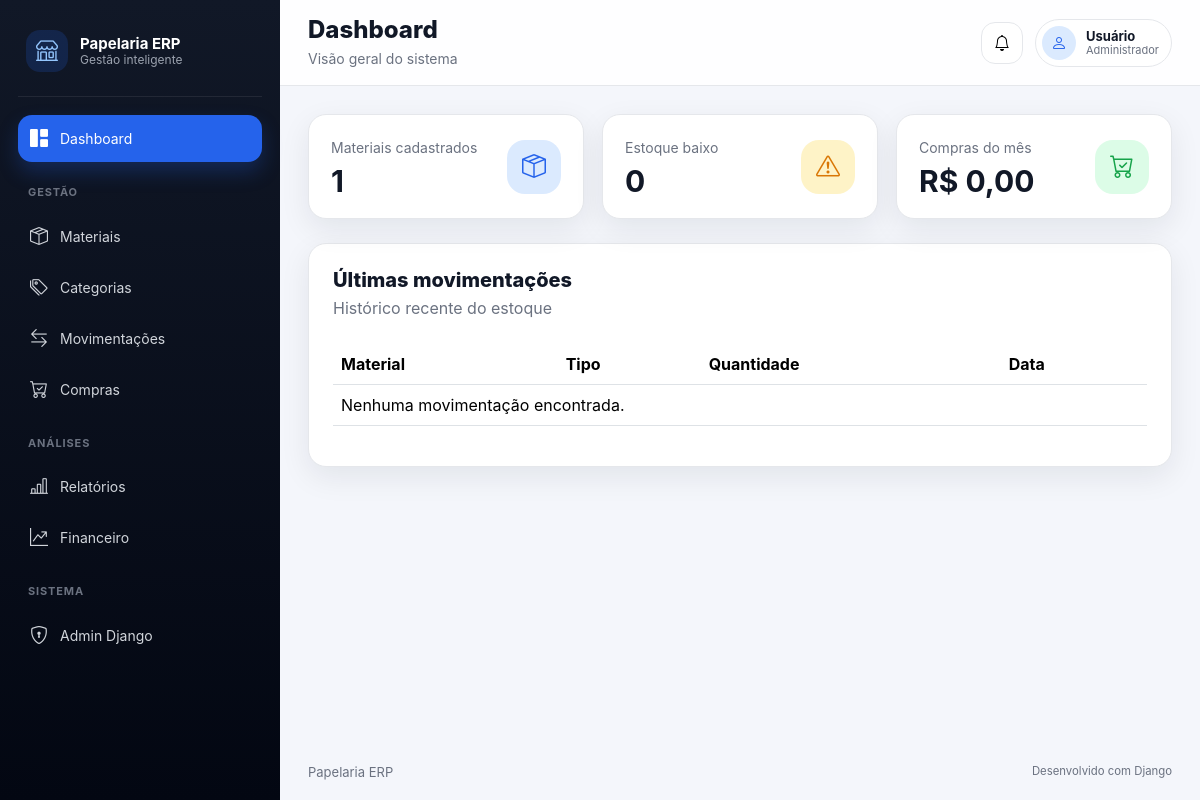
The app's page /, older data.
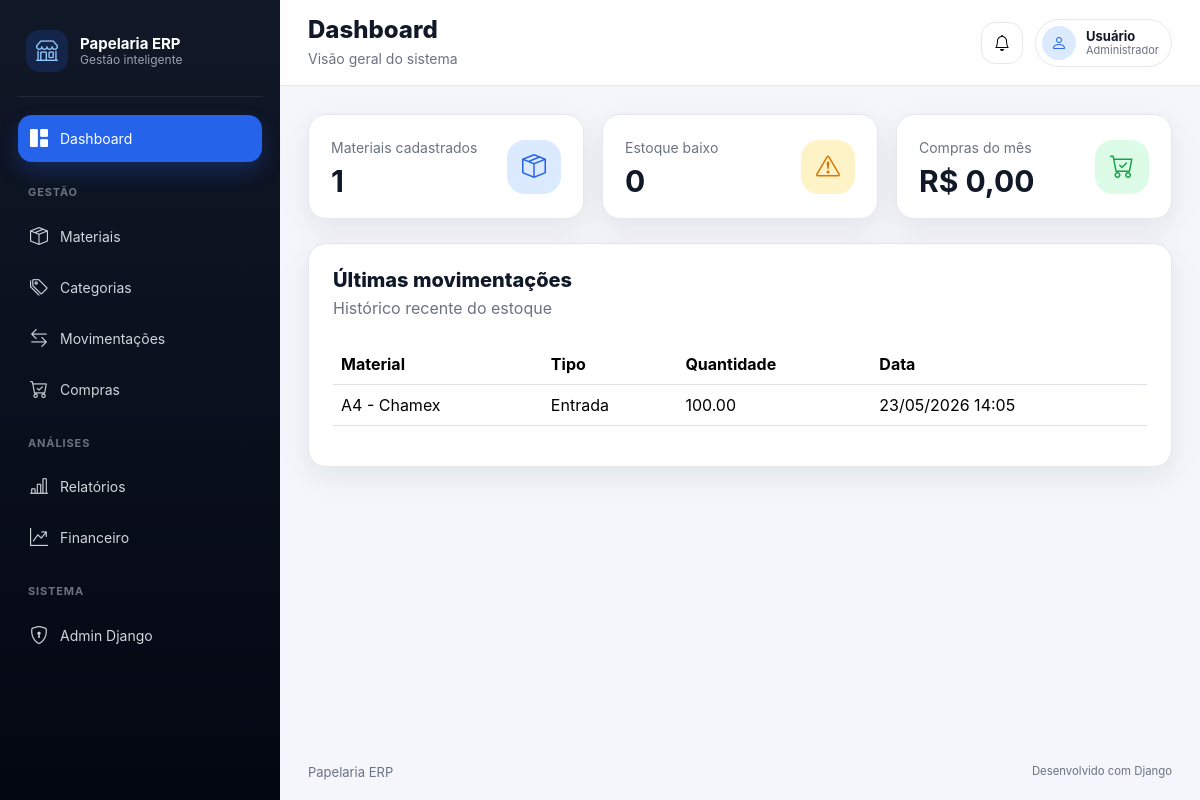
The same page, newer data.
### apps/inventory/models/stock_movement.py (models this page shows, shortened)
class StockMovement(BaseModel):
    material = models.ForeignKey(
        Material,
        on_delete=models.PROTECT,
        related_name="movements",
        verbose_name="Material",
    )
    movement_type = models.CharField(
        max_length=20,
        choices=MovementType.choices,
        verbose_name="Tipo de movimentação",
    )
    quantity = models.DecimalField(
        max_digits=10,
        decimal_places=2,
        verbose_name="Quantidade",
    )
    previous_stock = models.DecimalField(
        max_digits=10,
        decimal_places=2,
        verbose_name="Estoque anterior",
    )
    new_stock = models.DecimalField(
        max_digits=10,
        decimal_places=2,
        verbose_name="Novo estoque",
    )
    notes = models.TextField(
        blank=True,
        null=True,
        verbose_name="Observações",
    )
    class Meta:
        verbose_name = "Movimentação de estoque"
        verbose_name_plural = "Movimentações de estoque"
        ordering = ["-created_at"]

### apps/inventory/models/material.py (models this page shows, shortened)
class Material(BaseModel):
    name = models.CharField(
        max_length=150,
        verbose_name="Nome",
    )
    category = models.ForeignKey(
        Category,
        on_delete=models.PROTECT,
        related_name="materials",
        verbose_name="Categoria",
    )
    supplier = models.ForeignKey(
        Supplier,
        on_delete=models.SET_NULL,
        related_name="materials",
        blank=True,
        null=True,
        verbose_name="Fornecedor",
    )
    description = models.TextField(
        blank=True,
        null=True,
        verbose_name="Descrição",
    )
    current_stock = models.DecimalField(
        max_digits=10,
        decimal_places=2,
        default=0,
        verbose_name="Estoque atual",
    )
    minimum_stock = models.DecimalField(
        max_digits=10,
        decimal_places=2,
        default=0,
        verbose_name="Estoque mínimo",
    )
    unit = models.CharField(
        max_length=20,
        default="un",
        verbose_name="Unidade",
    )
    cost_price = models.DecimalField(
        max_digits=10,
        decimal_places=2,
        default=0,
        verbose_name="Preço de custo",
    )
    class Meta:
        verbose_name = "Material"
        verbose_name_plural = "Materiais"
        ordering = ["name"]
    @property
    def is_low_stock(self):
        return self.current_stock <= self.minimum_stock

### apps/core/views/home_view.py (the view)
# urls.py: path("", home_view, name="home"),
def home_view(request):
    context = get_dashboard_metrics()
    return render(
        request,
        "core/home.html",
        context,
    )

### apps/core/models/base.py (called while the page is built)
    def get_queryset(self):
        return super().get_queryset().filter(is_active=True)

### apps/inventory/selectors/dashboard_selector.py (called while the page is built)
def get_dashboard_metrics():
    total_materials = Material.active_objects.count()
    low_stock_count = len([
        material
        for material in Material.active_objects.all()
        if material.is_low_stock
    ])
    recent_movements = (
        StockMovement.objects
        .select_related("material")
        .order_by("-created_at")[:5]
    )
    return {
        "total_materials": total_materials,
        "low_stock_count": low_stock_count,
        "recent_movements": recent_movements,
    }

### apps/core/templates/core/home.html (shortened to what this page needs)
{% extends "core/base.html" %}
{% block content %}
<div class="dashboard-grid">
    <div class="metric-card">
        <div>
            <span class="metric-label">Materiais cadastrados</span>
            <strong class="metric-value">{{ total_materials }}</strong>
        </div>
        <div class="metric-icon">
            <i class="bi bi-box-seam"></i>
        </div>
    </div>
    <div class="metric-card">
        <div>
            <span class="metric-label">Estoque baixo</span>
            <strong class="metric-value">{{ low_stock_count }}</strong>
        </div>
        <div class="metric-icon warning">
            <i class="bi bi-exclamation-triangle"></i>
        </div>
    </div>
    <div class="metric-card">
        <div>
            <span class="metric-label">Compras do mês</span>
            <strong class="metric-value">R$ 0,00</strong>
        </div>
        <div class="metric-icon success">
            <i class="bi bi-cart-check"></i>
        </div>
    </div>
</div>
<div class="content-card mt-4">
    <div class="content-card-header">
        <div>
            <h2>Últimas movimentações</h2>
            <p>Histórico recente do estoque</p>
        </div>
    </div>
    <div class="table-responsive mt-4">
        <table class="table align-middle">
            <thead>
                <tr>
                    <th>Material</th>
                    <th>Tipo</th>
                    <th>Quantidade</th>
                    <th>Data</th>
                </tr>
            </thead>
            <tbody>
                {% for movement in recent_movements %}
                    <tr>
                        <td>{{ movement.material.name }}</td>
                        <td>
                            {{ movement.get_movement_type_display }}
                        </td>
                        <td>{{ movement.quantity }}</td>
                        <td>
                            {{ movement.created_at|date:"d/m/Y H:i" }}
                        </td>
                    </tr>
                {% empty %}
                    <tr>
                        <td colspan="4">
                            Nenhuma movimentação encontrada.
                        </td>
                    </tr>
                {% endfor %}
            </tbody>
        </table>
    </div>
</div>
{% endblock %}

Row changes from the older to the newer data that the page shows:
added StockMovement: material.name "A4 - Chamex", movement_type "Entrada", quantity "100.00", created_at "23/05/2026 14:05"
Text that changed along with them:
text no longer shown: "Nenhuma movimentação encontrada."
